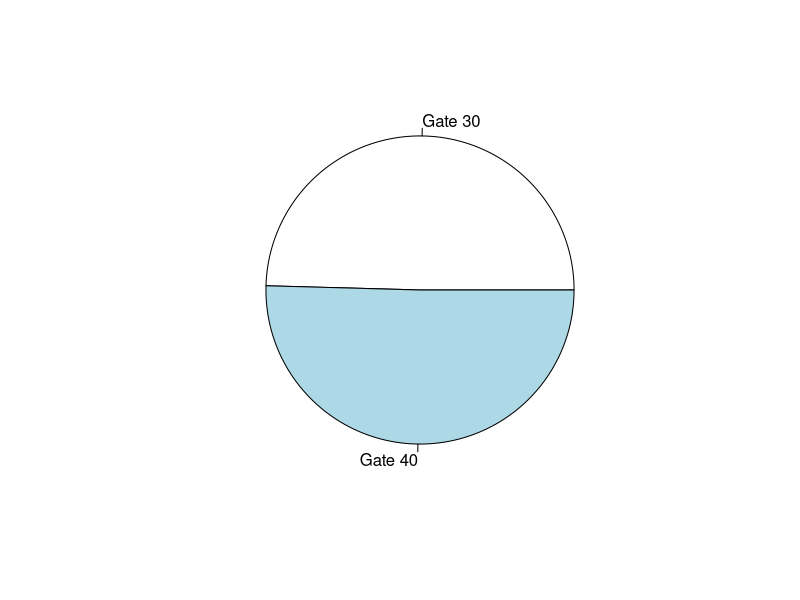
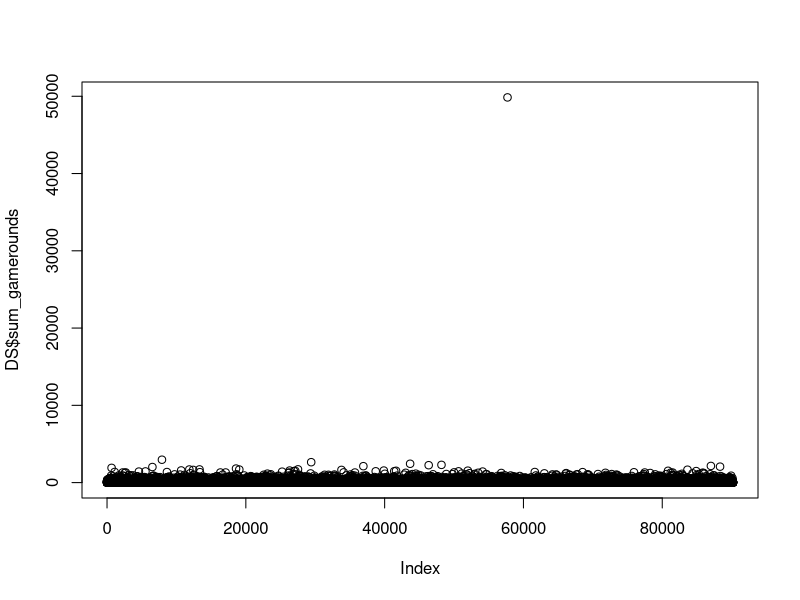
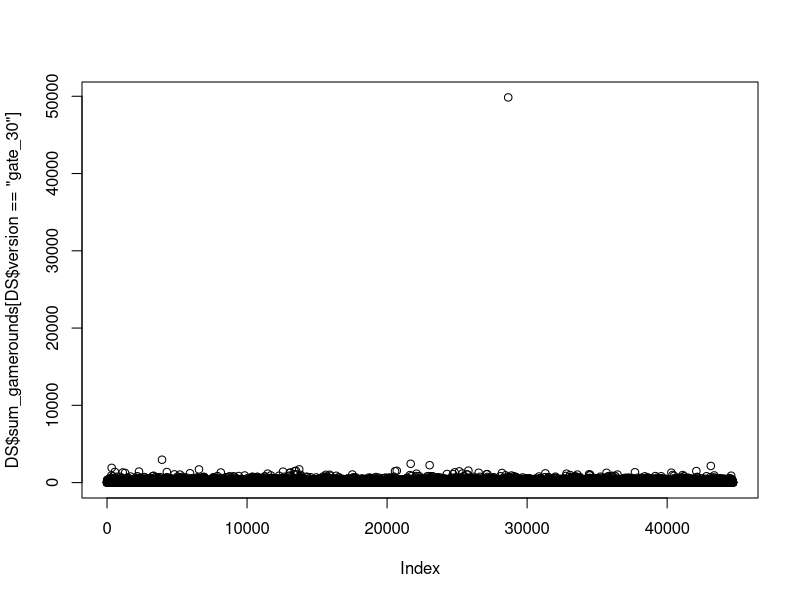
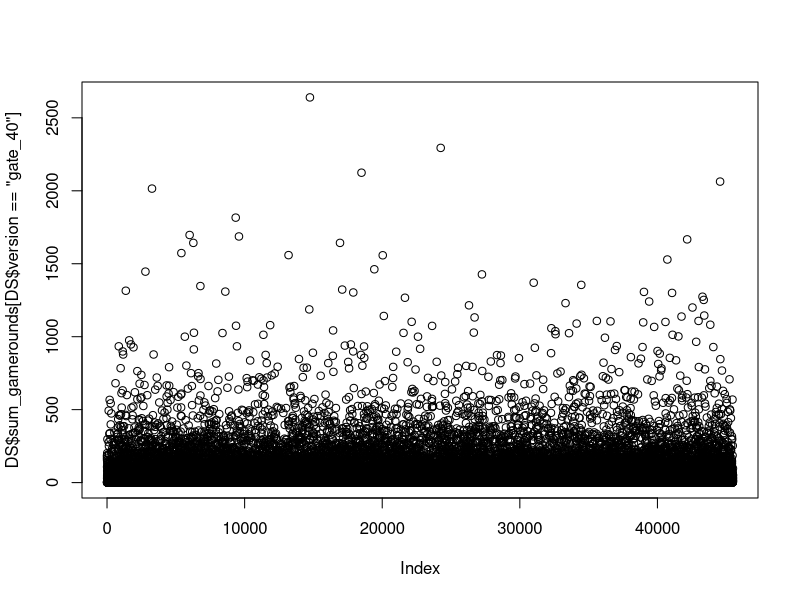
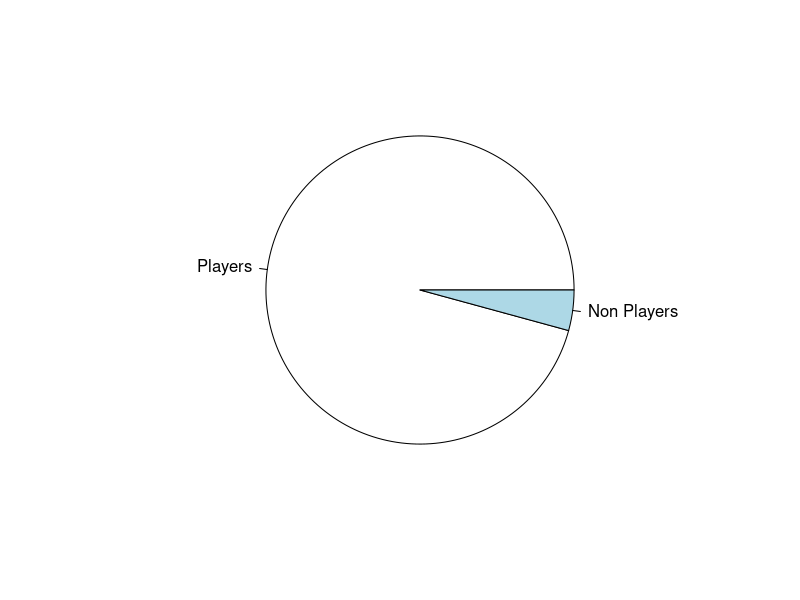
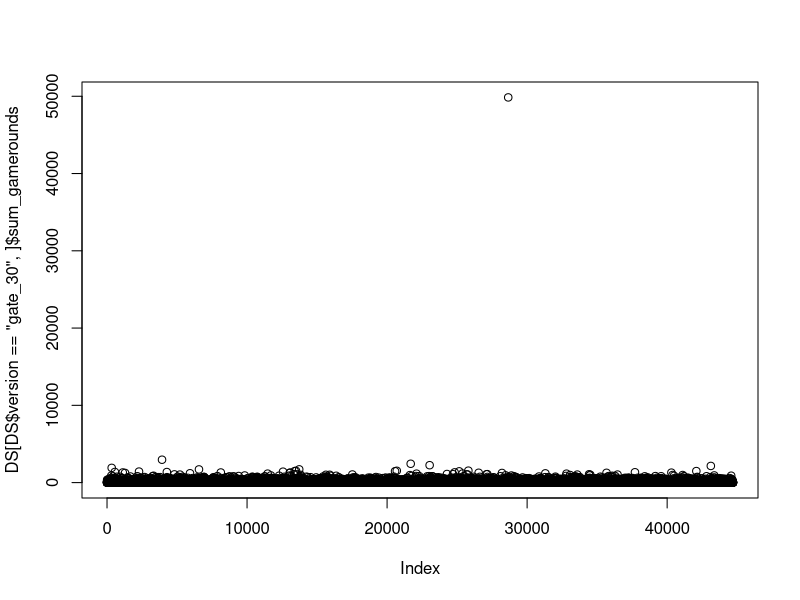
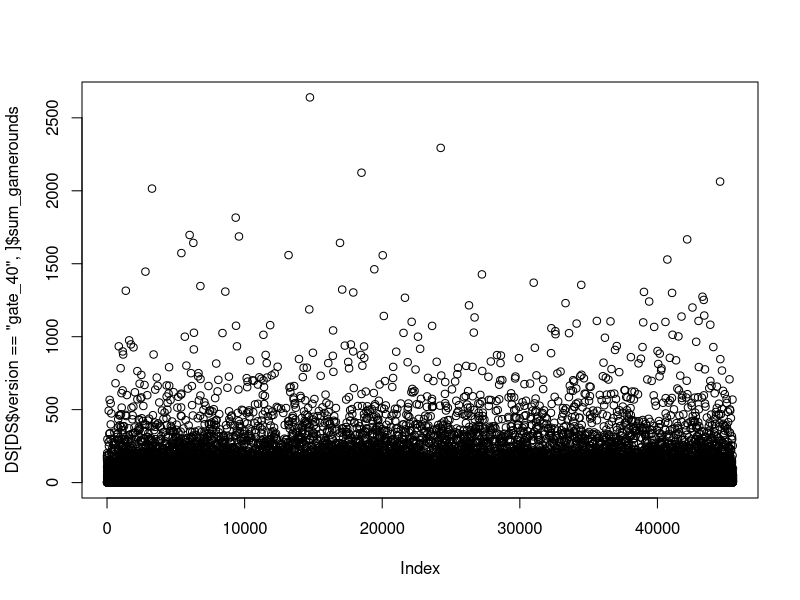

R code for these plots, in order:
## ---- chunk 1
knitr::opts_chunk$set(echo = TRUE)
#Importar les llibreries
library(dplyr)
## ---- chunk 2
# Load datasets
DS <- read.csv("cookie_cats_ABtest.csv")
nrow(DS)
ncol(DS)
summary(DS)

## ---- chunk 3
# Load datasets
PR <- read.csv("cookie_cats_purch.csv")
nrow(PR)
ncol(PR)
summary(PR)


## ---- chunk 4
unique(DS$version)
unique(DS$sum_gamerounds)
unique(DS$retention_1) #Doing this we can search inconsistencies, like there are FALSE " false" and TRUE " true " variables when it should only be FALSE and TRUE

DS$retention_1[DS$retention_1 == "false "] = FALSE #Changing that "false " into FALSE so we have only one FALSE value
DS$retention_1[DS$retention_1 == "  true "] = TRUE #Changing that " true " into TRUE so we have only one TRUE value

unique(DS$retention_1) #to check if we change the values correctly.
DS$retention_1 = as.logical(DS$retention_1) #now our values in retention_1 are logical values. Before doing that they where strings.
unique(DS$retention_1) #to check if we change the values correctly again.
unique(DS$retention_7) 

## ---- chunk 5
#Check the data set for inconsistencies on the values
unique(PR$id)
unique(PR$purch)

#Change all negatives values to positives values
PR$purch <- gsub("-", "", PR$purch)

#Remove all NA values in the dataset
PR <- na.omit(PR)

#Check again to be sure there are no more inconsistencies
unique(PR$id)
unique(PR$purch)

## ---- chunk 6
totalUserAmmount <- length(DS$userid)
totalUserAmmount
## ---- chunk 7
#Check the ammount of users for each group of the A/B test
g30_UserAmmount <- length(DS$userid[DS$version == "gate_30"])
g40_UserAmmount <- length(DS$userid[DS$version == "gate_40"])

#Verify that the sum of the ammount of users per group is equal to the totalilty of users
g30_UserAmmount + g40_UserAmmount == totalUserAmmount

g30_Percentile <- (g30_UserAmmount / totalUserAmmount) * 100
g30_Percentile

g40_Percentile <- (g40_UserAmmount / totalUserAmmount) * 100
g40_Percentile

#There's a slightly higher ammount of users in gate40 than in gate30, precisely an 0.87% more
(g40_Percentile - g30_Percentile) 

#We draw a pie chart to see that difference more clearly
pie(c(g30_UserAmmount, g40_UserAmmount),  c("Gate 30", "Gate 40"))


## ---- chunk 8
#No se que coi va aqui, he estat provant coses, pero xDD
plot(DS$sum_gamerounds)




## ---- chunk 9
#NPI parte 2
##barplot()
plot(DS$sum_gamerounds[DS$version == "gate_30"])
plot(DS$sum_gamerounds[DS$version == "gate_40"])
## ---- chunk 10
# ---------- RETENTION 1 ----------
#Percentage of users with version gate_30 that are still active the day after installation (among all players with gate_30)
g30Ret1 = length(DS$version[DS$version == "gate_30" & DS$retention_1 == TRUE])
g30Ret1Percentage = (g30Ret1/ g30_UserAmmount) * 100
g30Ret1Percentage

#Percentage of users with version gate_40 that are still active the day after installation (among all players with gate_40)
g40Ret1 = length(DS$version[DS$version == "gate_40" & DS$retention_1 == TRUE])
g40Ret1Percentage = (g40Ret1/ g40_UserAmmount) * 100
g40Ret1Percentage

#There's a slighlty higher retention_1 of users in gate_30 than in gate_40
(g30Ret1Percentage - g40Ret1Percentage)

## ---- chunk 11
# ---------- RETENTION 7 ----------
#Percentage of users with version gate_30 that are still active after one week of installation (among all players with gate_30)
g30Ret7 = length(DS$version[DS$version == "gate_30" & DS$retention_7 == TRUE])
g30Ret7Percentage = (g30Ret7/ g30_UserAmmount) * 100
g30Ret7Percentage

#Percentage of users with version gate_40 that are still active after one week of installation (among all players with gate_40)
g40Ret7 = length(DS$version[DS$version == "gate_40" & DS$retention_7 == TRUE])
g40Ret7Percentage = (g40Ret7/ g40_UserAmmount) * 100
g40Ret7Percentage

#There's a slighlty higher retention_1 of users in gate_30 than in gate_40
(g30Ret7Percentage - g40Ret7Percentage)

## ---- chunk 12
#To know if there are nonplayers, we have to look sum_gamerounds. If they've played  0 rounds, it means they didn't play the game.
#Searching for non players (sum_gamerounds = 0)
nonPlayersAmmount = length(DS$sum_gamerounds[DS$sum_gamerounds == 0])
nonPlayersAmmount

#NonPlayers in percentage
nonPlayersPercentage = (nonPlayersAmmount / totalUserAmmount) * 100
nonPlayersPercentage

#Piechart
names = c("Players", "Non Players")
variables = c(totalUserAmmount, nonPlayersAmmount)

pie(variables, names)
## ---- chunk 13
#ARPU - Average Revenue Per User 
#Fixing purch to sum up all the purchases. To do that, we split our string purch to use only the numbers and get rid of EUR.
purchFixed = strsplit(PR$purch, split = "EUR")
newPurchFixed = as.vector(unlist(purchFixed))
newPurchFixed = as.numeric(newPurchFixed)

allPurch = sum(newPurchFixed)

#Now we compute our ARPU
arpu = allPurch / totalUserAmmount
arpu

#ARRPU - Average Revenue Per Paying User
#computing the number of players who pay
payingUsers = length(unique(PR$id))
arrpu = allPurch / payingUsers
arrpu

#Conversion Rate
conversionRate = payingUsers/totalUserAmmount
conversionRate

conversionRate * 100
## ---- chunk 14

## ---- chunk 15
plot(DS[DS$version == "gate_30",]$sum_gamerounds)
plot(DS[DS$version == "gate_40",]$sum_gamerounds)

## ---- chunk 16
#Confidence level = 95%

#Significance level = 0.05

#mean
meanGameroundsGate30 = mean(DS$sum_gamerounds[DS$version == "gate_30"])
meanGameroundsGate40 = mean(DS$sum_gamerounds[DS$version == "gate_40"])

#sd
sdGate30 = sd(DS$sum_gamerounds[DS$version == "gate_30"])
sdGate40 = sd(DS$sum_gamerounds[DS$version == "gate_40"])

#number of samples
n1 = length(DS$sum_gamerounds[DS$version == "gate_30"])
n2 = length(DS$sum_gamerounds[DS$version == "gate_40"])

#Observed statistic
diffmeans = (meanGameroundsGate40 - meanGameroundsGate30)
squareRoot = sqrt((sdGate30)^2/n1 + (sdGate40)^2/n2)
obsStat =  diffmeans/squareRoot 

#degree of freedom (df)
p1 = ((sdGate30)^2/n1 + (sdGate40)^2/n2)^2
p2.1 = (((sdGate30)^2/n1)^2) / (n1 - 1)
p2.2 = (((sdGate40)^2/n2)^2) / (n2 - 1) 

df = p1 / (p2.1 + p2.2)

#pvalue
pvalue = pt(obsStat, df, lower.tail = FALSE)

#critical value (z)
z = qt(0.05, df, lower.tail = FALSE)
